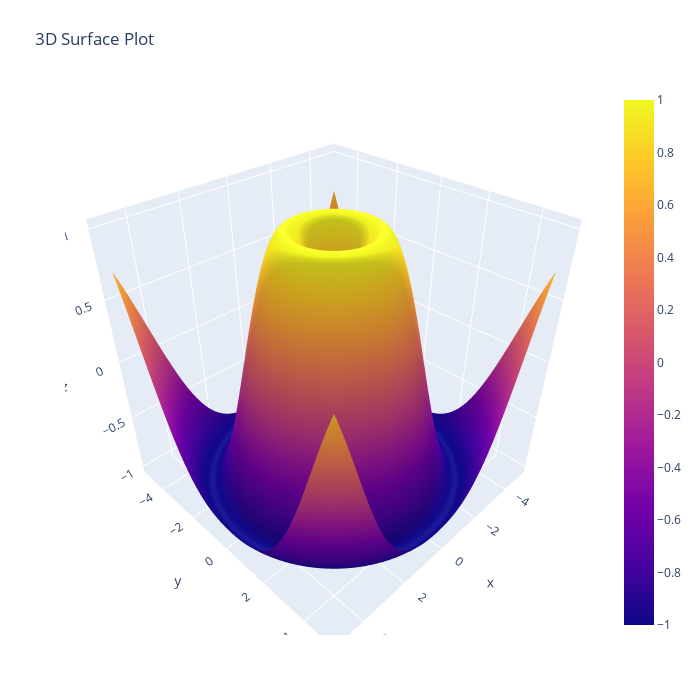

Notebook source saved alongside this figure:
### Code cell
import numpy as np
import plotly.graph_objects as go

# Define grid data for 3D surface
x = np.linspace(-5, 5, 100)
y = np.linspace(-5, 5, 100)
x, y = np.meshgrid(x, y)
z = np.sin(np.sqrt(x**2 + y**2))

# Create 3D surface plot
fig = go.Figure(data=[go.Surface(z=z, x=x, y=y)])

# Add layout configurations
fig.update_layout(title='3D Surface Plot', autosize=False,
                  width=700, height=700,
                  margin=dict(l=65, r=50, b=65, t=90))

# Show interactive chart
fig.show()

### Figure 1 — Plotly figure (JSON) as saved in the notebook; plotly's stock layout.template omitted (floating-point values rounded to 4 significant figures; data arrays with more than 128 entries replaced by an {"elided": "..."} marker saying what was removed)
{"data": [{"type": "surface", "x": {"elided": "100x100 float values"}, "y": {"elided": "100x100 float values"}, "z": {"elided": "100x100 float values"}}], "layout": {"autosize": false, "height": 700, "margin": {"b": 65, "l": 65, "r": 50, "t": 90}, "title": {"text": "3D Surface Plot"}, "width": 700}}
